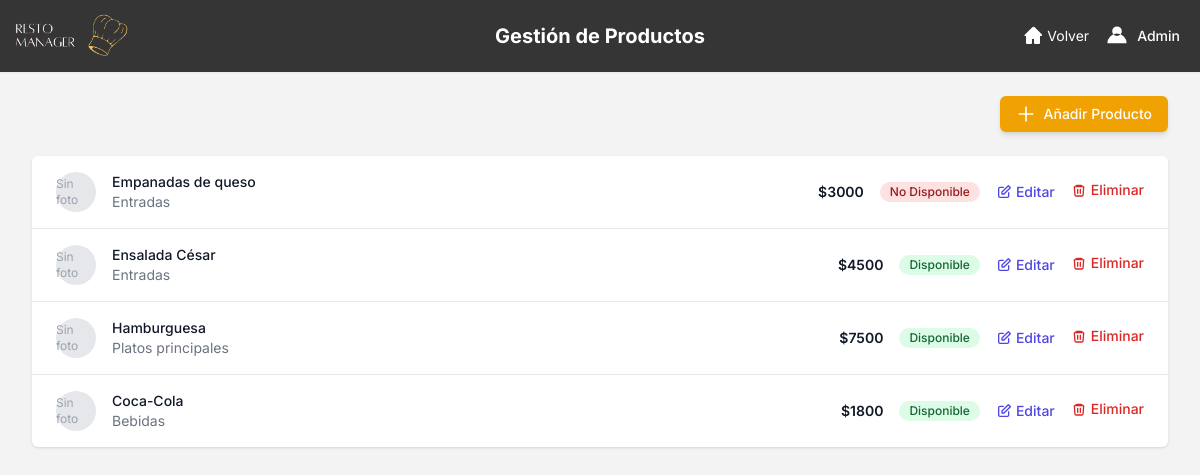
/dashboard/productos/ (signed in), run on an earlier commit of the app's database.
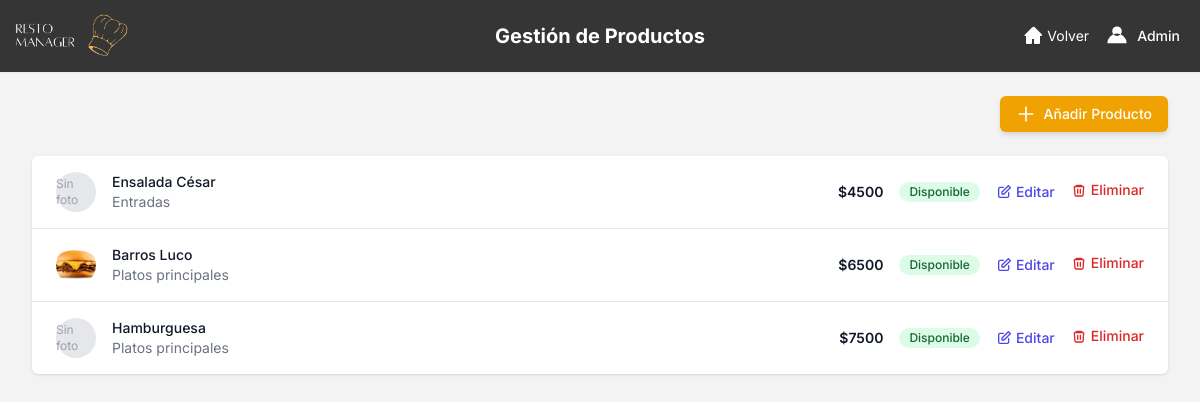
And on a later commit of the database.
### restaurante_app/models.py (models this page shows, shortened)
class Producto(models.Model):
    nombre = models.CharField(max_length=100, unique=True)
    descripcion = models.TextField(blank=True)
    precio = models.IntegerField(help_text="Precio del producto (en formato entero)")
    imagen = models.ImageField(upload_to='productos/', blank=True, null=True)
    categoria = models.ForeignKey(Categoria, on_delete=models.PROTECT)
    disponible = models.BooleanField(default=True)
    ingredientes = models.ManyToManyField(Ingrediente, through='ProductoIngrediente')

class Categoria(models.Model):
    nombre = models.CharField(max_length=100, unique=True)
    orden = models.PositiveIntegerField(default=10, help_text="Un número más bajo aparece primero")
    class Meta:
        ordering = ['orden', 'nombre']

### restaurante_app/views.py (the view)
    @login_required
    def _wrapped_view(request, *args, **kwargs):
        if request.user.rol != 'ENCARGADO':
            messages.error(request, 'No tienes permiso para acceder a esta página.')
            return redirect('index')
        return view_func(request, *args, **kwargs)

### restaurante_app/views.py (called while the page is built)
def staff_required(view_func):
    @login_required
    def _wrapped_view(request, *args, **kwargs):
        if request.user.rol != 'ENCARGADO':
            messages.error(request, 'No tienes permiso para acceder a esta página.')
            return redirect('index')
        return view_func(request, *args, **kwargs)
    return _wrapped_view

@staff_required
def gestion_productos_view(request):
    productos = Producto.objects.all().order_by('categoria', 'nombre')
    return render(request, 'app/gestion_productos.html', {'productos': productos})

### templates/app/gestion_productos.html (shortened to what the changed rows need)
{% load static %}
<!DOCTYPE html>
<html lang="es">
<head>
    <script src="https://cdn.tailwindcss.com"></script>
</head>
<body class="bg-grisClaro">
    <header class="bg-[#353535] shadow-sm relative">
        <div class="w-full mx-auto py-2 px-0 flex items-center justify-between relative">
            <h1 class="absolute left-1/2 transform -translate-x-1/2 text-xl font-bold text-white">
                Gestión de Productos
            </h1>
        </div>
    </header>
    <main class="max-w-7xl mx-auto py-6 sm:px-6 lg:px-8">
        <div class="bg-white shadow overflow-hidden rounded-md">
            <ul role="list" class="divide-y divide-gray-200">
                {% for producto in productos %}
                <li class="px-6 py-4 flex items-center justify-between">
                    <div class="flex items-center">
                        {% if producto.imagen %}
                            <img class="h-10 w-10 rounded-full object-cover" src="{{ producto.imagen.url }}" alt="Imagen de {{ producto.nombre }}">
                        {% else %}
                            <span class="h-10 w-10 rounded-full bg-gray-200 flex items-center justify-center text-gray-400 text-xs">Sin foto</span>
                        {% endif %}
                        <div class="ml-4">
                            <p class="text-sm font-medium text-gray-900">{{ producto.nombre }}</p>
                            <p class="text-sm text-gray-500">{{ producto.categoria.nombre|default:"Sin categoría" }}</p>
                        </div>
                    </div>
                    <div class="flex items-center space-x-4">
                        <span class="text-sm font-semibold text-gray-900">${{ producto.precio }}</span>
                        <span class="inline-flex items-center px-2.5 py-0.5 rounded-full text-xs font-medium {% if producto.disponible %}bg-green-100 text-green-800{% else %}bg-red-100 text-red-800{% endif %}">
                            {% if producto.disponible %}Disponible{% else %}No Disponible{% endif %}
                        </span>
                        <a href="{% url 'editar_producto' producto.id %}" class="text-sm font-medium text-indigo-600 hover:text-indigo-900 inline-flex items-center space-x-1">
                            <svg xmlns="http://www.w3.org/2000/svg" class="h-4 w-4" fill="none" viewBox="0 0 24 24" stroke="currentColor"><path stroke-linecap="round" stroke-linejoin="round" stroke-width="2" d="M11 5H6a2 2 0 00-2 2v11a2 2 0 002 2h11a2 2 0 002-2v-5M18.5 2.5l3 3L12 15H9v-3L18.5 2.5z" /></svg>
                            <span>Editar</span>
                        </a>
                        <form action="{% url 'eliminar_producto' producto.id %}" method="post" class="inline" onsubmit="return confirm('¿Seguro que quieres eliminar este producto?');">
                            <button type="submit" class="text-sm font-medium text-red-600 hover:text-red-900 inline-flex items-center space-x-1">
                                <svg xmlns="http://www.w3.org/2000/svg" class="h-4 w-4" fill="none" viewBox="0 0 24 24" stroke="currentColor"><path stroke-linecap="round" stroke-linejoin="round" stroke-width="2" d="M19 7l-.867 12.142A2 2 0 0116.138 21H7.862a2 2 0 01-1.995-1.858L5 7m5 4v6m4-6v6M9 7h6m2 0a2 2 0 00-2-2H9a2 2 0 00-2 2h10z" /></svg>
                                <span>Eliminar</span>
                            </button>
                        </form>
                    </div>
                </li>
                {% endfor %}
            </ul>
        </div>
    </main>
</body>
</html>

What changed in the data, as far as the page shows it:
no longer on this page (row edited): Producto: imagen "Sin foto", nombre "Empanadas de queso", categoria.nombre "Entradas", precio "3000", disponible "No Disponible"
no longer on this page (row edited): Producto: imagen "Sin foto", nombre "Coca-Cola", categoria.nombre "Bebidas", precio "1800", disponible "Disponible"
added Producto: imagen (picture), nombre "Barros Luco", categoria.nombre "Platos principales", precio "6500", disponible "Disponible"
